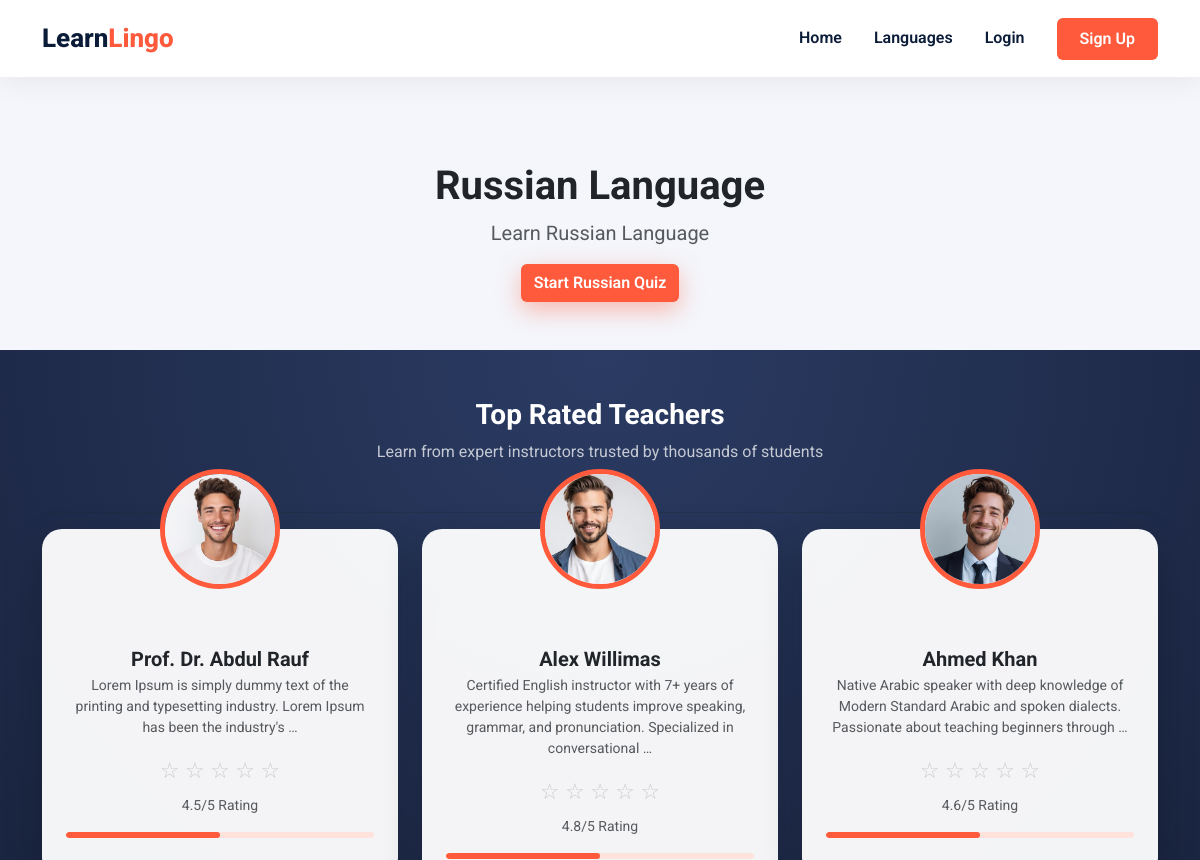
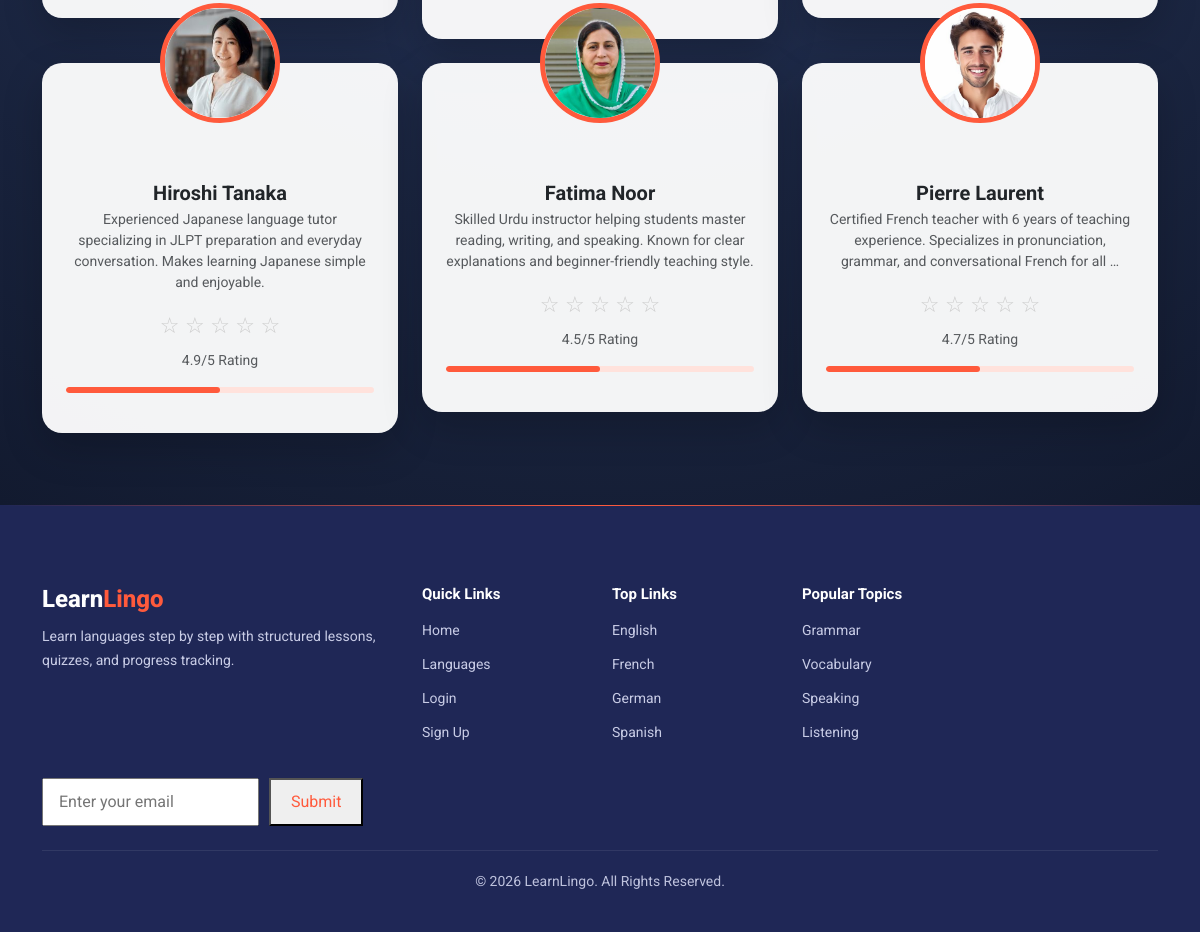
/language/4/, run on the app's committed database (2 pictures, top to bottom).
### courses/models.py (models this page shows, shortened)
class Language(models.Model):
    name = models.CharField(max_length=50)
    description = models.TextField()
    icon = models.ImageField(upload_to='language_icons/', blank=True, null=True)

class Teacher(models.Model):
    name = models.CharField(max_length=100)
    bio = models.TextField()
    rating = models.FloatField(default=4.5)
    photo = models.ImageField(upload_to='teachers/', blank=True, null=True)

### courses/views.py (the view)
# urls.py: path('language/<int:id>/', views.language_detail, name='language_detail'),
def language_detail(request, id):
    language = Language.objects.get(id=id)
    courses = Course.objects.filter(language=language)
    teachers = Teacher.objects.all()
    for teacher in teachers:
        teacher.rating_percent = teacher.rating * 20
    return render(request, 'courses/language_detail.html', {
        'language': language,
        'courses': courses,
        'teachers': teachers
    })

### accounts/templates/courses/language_detail.html (shortened to what this page needs)
{% load static %}
<!DOCTYPE html>
<html lang="en">
<head>
  <link href="https://cdn.jsdelivr.net/npm/bootstrap@5.3.0/dist/css/bootstrap.min.css" rel="stylesheet">
</head>
<body>
<nav class="navbar navbar-expand-lg fixed-top custom-navbar">
  <div class="container">
    <a class="navbar-brand" href="/">Learn<span>Lingo</span></a>
    <div class="collapse navbar-collapse" id="nav">
      <ul class="navbar-nav ms-auto">
        <li class="nav-item"><a class="nav-link" href="/">Home</a></li>
        <li class="nav-item"><a class="nav-link" href="{% url 'languages_list' %}">Languages</a></li>
        <li class="nav-item"><a class="nav-link" href="{% url 'login' %}">Login</a></li>
        <li class="nav-item ms-3">
          <a class="btn nav-signup" href="{% url 'register' %}">Sign Up</a>
        </li>
      </ul>
    </div>
  </div>
</nav>
<br>{% block content %}
<div class="container mt-5" data-aos="fade-up" data-aos-duration="1200">
  <div class="text-center mb-5">
    <h2 class="fw-bold display-6">{{ language.name }}</h2>
    <p class="text-muted fs-5">{{ language.description }}</p>
    {% if "British" in language.name %}
      <a href="{% url 'british_quiz_question' 0 %}" class="btn btn-orange">
        Start British English Quiz
      </a>
    {% elif "Spanish" in language.name %}
      <a href="{% url 'spanish_quiz' %}" class="btn btn-orange">
        Start Spanish Quiz
      </a>
       {% elif "Chinese" in language.name %}
      <a href="{% url 'chinese_quiz_start' %}" class="btn btn-orange">
        Start Chinese Quiz
      </a>
      {% elif "russian" in language.name|lower %}
  <a href="{% url 'russian_quiz_start' %}" class="btn btn-orange">
    Start Russian Quiz
  </a>
{% endif %}
  </div>
</div>
<section class="teacher-feature py-5">
  <div class="container">
    <div class="text-center mb-5">
      <h3 class="fw-bold text-white">Top Rated Teachers</h3>
      <p class="text-light opacity-75">
        Learn from expert instructors trusted by thousands of students
      </p>
    </div>
    <div class="row justify-content-center">
      {% for teacher in teachers %}
      <div class="col-lg-4 col-md-6 mb-4">
        <div class="teacher-card position-relative text-center">
          {% if teacher.photo %}
          <div class="teacher-img-wrapper">
            <img src="{{ teacher.photo.url }}" alt="teacher">
          </div>
          {% endif %}
          <div class="teacher-content p-4 pt-5">
            <h5 class="fw-bold mb-1 text-dark">{{ teacher.name }}</h5>
            <p class="text-muted small mb-3">
              {{ teacher.bio|truncatewords:18 }}
            </p>
            <div class="stars mb-2">
              {% for i in "12345" %}
                {% if teacher.rating|floatformat:0 >= forloop.counter %}
                  <span class="star filled">★</span>
                {% else %}
                  <span class="star">☆</span>
                {% endif %}
              {% endfor %}
            </div>
            <small class="text-muted d-block mb-3">
              {{ teacher.rating }}/5 Rating
            </small>
            <div class="progress mb-3">
              <div class="progress-bar" style="width: {{ teacher.rating|floatformat:0 }}0%;">
              </div>
            </div>
          </div>
        </div>
      </div>
      {% endfor %}
    </div>
  </div>
</section>
{% endblock %}
<footer class="site-footer" data-aos="fade-up" data-aos-duration="1000">
      <div class="container">
        <div class="row">
          <div class="col-lg-4 col-md-6 mb-4" data-aos="fade-right">
            <h5 class="footer-brand">Learn<span>Lingo</span></h5>
            <p class="footer-text">
              Learn languages step by step with structured lessons, quizzes, and
              progress tracking.
            </p>
          </div>
          <div class="col-lg-2 col-md-6 mb-4">
            <h6 class="footer-title">Quick Links</h6>
            <ul class="footer-links">
              <li><a href="/">Home</a></li>
              <li><a href="{% url 'languages_list' %}">Languages</a></li>
              <li><a href="{% url 'login' %}">Login</a></li>
              <li><a href="{% url 'register' %}">Sign Up</a></li>
            </ul>
          </div>
          <div class="col-lg-2 col-md-6 mb-4">
            <h6 class="footer-title">Top Links</h6>
            <ul class="footer-links">
              <li><a href="#">English</a></li>
              <li><a href="#">French</a></li>
              <li><a href="#">German</a></li>
              <li><a href="#">Spanish</a></li>
            </ul>
          </div>
          <div class="col-lg-2 col-md-6 mb-4">
            <h6 class="footer-title">Popular Topics</h6>
            <ul class="footer-links">
              <li><a href="#">Grammar</a></li>
              <li><a href="#">Vocabulary</a></li>
              <li><a href="#">Speaking</a></li>
              <li><a href="#">Listening</a></li>
            </ul>
          </div>
          <form class="form-inline">
            <input
              type="email"
              placeholder="Enter your email"
              class="email-input"
            />
            <button type="submit" class="submit-btn">Submit</button>
          </form>
        </div>
        <div class="footer-bottom text-center mt-4">
          © {{ year|default:2026 }} LearnLingo. All Rights Reserved.
        </div>
      </div>
    </footer>
</body>
</html>

### accounts/templates/courses/language_detail.html (style rules this page uses)
body { font-family: 'Roboto', sans-serif; background: #f4f6fb; }
.custom-navbar { background:#fff; box-shadow: 0 8px 25px rgba(0,0,0,0.05); padding: 14px 0; }
.navbar-brand { font-size: 26px; font-weight: 800; color: #0b1c39 !important; }
.navbar-brand span { color: #ff5a3c; }
.nav-link { color: #0b1c39 !important; font-weight: 600; margin: 0 8px; }
.nav-signup { background: #ff5a3c; color: #fff; padding: 8px 22px; border-radius: 6px; font-weight: 600; }
.teacher-feature { background: radial-gradient(circle at top, #2b3b63, #121a2f); }
.btn-orange { background:#ff5a3c; color:#fff; font-weight:600; box-shadow:0 8px 25px rgba(255,90,60,.4); }
.teacher-card { background:rgba(255,255,255,.95); border-radius:20px; padding-top:70px; transition:.4s ease; box-shadow:0 15px 40px rgba(0,0,0,.2); }
.teacher-img-wrapper { position:absolute; top:-60px; left:50%; transform:translateX(-50%); width:120px; height:120px; border-radius:50%; overflow:hidden; border:5px solid #ff5a3c; background:#fff; }
.teacher-img-wrapper img { width:100%; height:100%; object-fit:cover; }
.teacher-content { border-radius:20px; }
.stars { font-size:22px; }
.star { color:#ccc; }
.progress { height:6px; background:#ffe2dc; border-radius:10px; }
.progress-bar { background:#ff5a3c; border-radius:10px; transition:width .5s ease; }
.site-footer { background: #1f2756; padding: 80px 0 40px; color: #e6e9ff; position: relative; }
.site-footer::before { content: ""; position: absolute; top: 0; left: 0; width: 100%; height: 1px; background: linear-gradient(90deg, transparent, #ff5a3c, transparent); }
.footer-brand { font-size: 24px; font-weight: 800; color: #ffffff; margin-bottom: 12px; }
.footer-brand span { color: #ff5a3c; }
.footer-text { font-size: 14px; line-height: 1.7; opacity: 0.85; max-width: 420px; }
.footer-title { font-size: 15px; font-weight: 700; color: #ffffff; margin-bottom: 15px; }
.footer-links { list-style: none; padding: 0; margin: 0; }
.footer-links li { margin-bottom: 10px; }
.footer-links a { color: #e6e9ff !important; font-size: 14px; text-decoration: none; opacity: 0.85; transition: all 0.3s ease; }
.form-inline { display: flex; align-items: center; gap: 10px; }
.email-input { padding: 10px 15px; font-size: 16px; }
.submit-btn { padding: 10px 20px; font-size: 16px; cursor: pointer; color: #ff5a3c; }
.footer-bottom { margin-top: 30px; padding-top: 20px; border-top: 1px solid rgba(255, 255, 255, 0.1); font-size: 14px; opacity: 0.8; }

### data on the page
Language: name "Russian Language", description "Learn Russian Language"
Teacher: photo (picture), name "Prof. Dr. Abdul Rauf", bio "Lorem Ipsum is simply dummy text of the printing and typesetting industry. Lorem Ipsum has been the industry's …", rating "4.5"
Teacher: photo (picture), name "Alex Willimas", bio "Certified English instructor with 7+ years of experience helping students improve speaking, grammar, and pronunciation. Specialized in conversational …", rating "4.8"
Teacher: photo (picture), name "Ahmed Khan", bio "Native Arabic speaker with deep knowledge of Modern Standard Arabic and spoken dialects. Passionate about teaching beginners through …", rating "4.6"
Teacher: photo (picture), name "Hiroshi Tanaka", bio "Experienced Japanese language tutor specializing in JLPT preparation and everyday conversation. Makes learning Japanese simple and enjoyable.", rating "4.9"
Teacher: photo (picture), name "Fatima Noor", bio "Skilled Urdu instructor helping students master reading, writing, and speaking. Known for clear explanations and beginner-friendly teaching style.", rating "4.5"
Teacher: photo (picture), name "Pierre Laurent", bio "Certified French teacher with 6 years of teaching experience. Specializes in pronunciation, grammar, and conversational French for all …", rating "4.7"

### other printed values
{{ year|default:2026 }} "2026"
